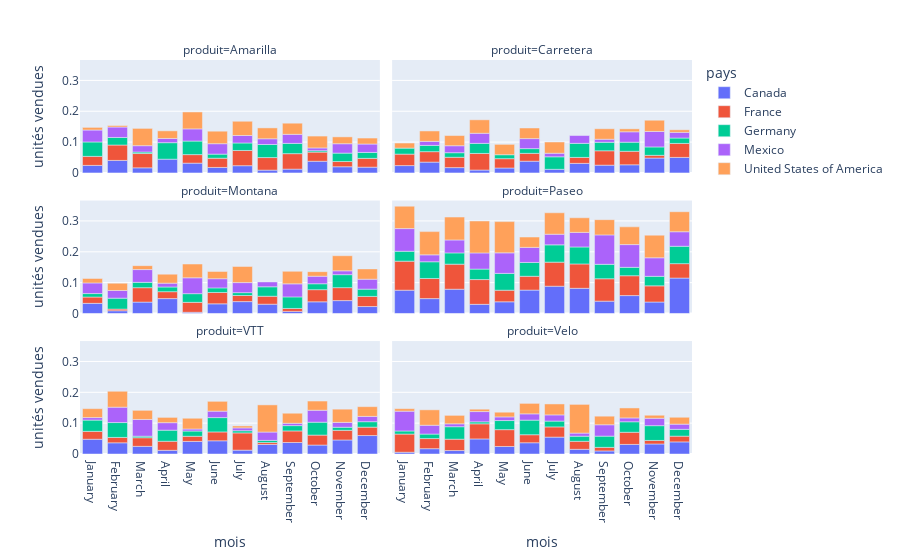

The cell this chart's notebook holds for it:
### Code cell
df_produit_pourcentage_graph = px.bar(df_produit_pourcentage, x='mois', y='unités vendues', color='pays',orientation='v',facet_col="produit",facet_col_wrap = 2,
                         category_orders={"mois": ["January", "February", "March", "April", "May", "June", "July", "August", "September", "October", "November", "December"]})
df_produit_pourcentage_graph.show()

### Figure 1 — Plotly figure (JSON) as saved in the notebook; plotly's stock layout.template omitted (floating-point values rounded to 4 significant figures)
{"data": [{"alignmentgroup": "True", "hovertemplate": "pays=Canada<br>produit=Amarilla<br>mois=%{x}<br>unités vendues=%{y}<extra></extra>", "legendgroup": "Canada", "marker": {"color": "#636efa", "pattern": {"shape": ""}}, "name": "Canada", "offsetgroup": "Canada", "orientation": "v", "showlegend": true, "textposition": "auto", "type": "bar", "x": ["April", "August", "December", "February", "January", "July", "June", "March", "May", "November", "October", "September"], "xaxis": "x5", "y": [0.04463, 0.009093, 0.01872, 0.04064, 0.02446, 0.02351, 0.01784, 0.01662, 0.03177, 0.02009, 0.03795, 0.01234], "yaxis": "y5"}, {"alignmentgroup": "True", "hovertemplate": "pays=Canada<br>produit=Carretera<br>mois=%{x}<br>unités vendues=%{y}<extra></extra>", "legendgroup": "Canada", "marker": {"color": "#636efa", "pattern": {"shape": ""}}, "name": "Canada", "offsetgroup": "Canada", "orientation": "v", "showlegend": false, "textposition": "auto", "type": "bar", "x": ["April", "August", "December", "February", "January", "July", "June", "March", "May", "November", "October", "September"], "xaxis": "x6", "y": [0.009412, 0.03104, 0.05034, 0.03514, 0.02386, 0.01181, 0.03812, 0.01728, 0.01605, 0.04832, 0.02646, 0.02523], "yaxis": "y6"}, {"alignmentgroup": "True", "hovertemplate": "pays=Canada<br>produit=Montana<br>mois=%{x}<br>unités vendues=%{y}<extra></extra>", "legendgroup": "Canada", "marker": {"color": "#636efa", "pattern": {"shape": ""}}, "name": "Canada", "offsetgroup": "Canada", "orientation": "v", "showlegend": false, "textposition": "auto", "type": "bar", "x": ["April", "August", "December", "February", "January", "July", "June", "March", "May", "November", "October", "September"], "xaxis": "x3", "y": [0.0482, 0.03015, 0.02247, 0.008854, 0.03284, 0.03844, 0.03123, 0.03682, 0.003863, 0.04171, 0.03776, 0.006774], "yaxis": "y3"}, {"alignmentgroup": "True", "hovertemplate": "pays=Canada<br>produit=Paseo<br>mois=%{x}<br>unités vendues=%{y}<extra></extra>", "legendgroup": "Canada", "marker": {"color": "#636efa", "pattern": {"shape": ""}}, "name": "Canada", "offsetgroup": "Canada", "orientation": "v", "showlegend": false, "textposition": "auto", "type": "bar", "x": ["April", "August", "December", "February", "January", "July", "June", "March", "May", "November", "October", "September"], "xaxis": "x4", "y": [0.02962, 0.08159, 0.1148, 0.04817, 0.07554, 0.0884, 0.07577, 0.07866, 0.03784, 0.03712, 0.058, 0.04001], "yaxis": "y4"}, {"alignmentgroup": "True", "hovertemplate": "pays=Canada<br>produit=VTT<br>mois=%{x}<br>unités vendues=%{y}<extra></extra>", "legendgroup": "Canada", "marker": {"color": "#636efa", "pattern": {"shape": ""}}, "name": "Canada", "offsetgroup": "Canada", "orientation": "v", "showlegend": false, "textposition": "auto", "type": "bar", "x": ["April", "August", "December", "February", "January", "July", "June", "March", "May", "November", "October", "September"], "xaxis": "x", "y": [0.01196, 0.03087, 0.05988, 0.03631, 0.04783, 0.01248, 0.04285, 0.02482, 0.04074, 0.04544, 0.02902, 0.03726], "yaxis": "y"}, {"alignmentgroup": "True", "hovertemplate": "pays=Canada<br>produit=Velo<br>mois=%{x}<br>unités vendues=%{y}<extra></extra>", "legendgroup": "Canada", "marker": {"color": "#636efa", "pattern": {"shape": ""}}, "name": "Canada", "offsetgroup": "Canada", "orientation": "v", "showlegend": false, "textposition": "auto", "type": "bar", "x": ["April", "August", "December", "February", "January", "July", "June", "March", "May", "November", "October", "September"], "xaxis": "x2", "y": [0.04881, 0.0152, 0.03921, 0.01727, 0.005661, 0.0547, 0.03647, 0.01119, 0.02438, 0.03249, 0.03108, 0.009899], "yaxis": "y2"}, {"alignmentgroup": "True", "hovertemplate": "pays=France<br>produit=Amarilla<br>mois=%{x}<br>unités vendues=%{y}<extra></extra>", "legendgroup": "France", "marker": {"color": "#EF553B", "pattern": {"shape": ""}}, "name": "France", "offsetgroup": "France", "orientation": "v", "showlegend": true, "textposition": "auto", "type": "bar", "x": ["August", "December", "February", "January", "July", "June", "March", "May", "November", "October", "September"], "xaxis": "x5", "y": [0.04077, 0.02858, 0.0499, 0.0293, 0.04934, 0.0299, 0.04633, 0.02768, 0.01691, 0.02962, 0.05021], "yaxis": "y5"}, {"alignmentgroup": "True", "hovertemplate": "pays=France<br>produit=Carretera<br>mois=%{x}<br>unités vendues=%{y}<extra></extra>", "legendgroup": "France", "marker": {"color": "#EF553B", "pattern": {"shape": ""}}, "name": "France", "offsetgroup": "France", "orientation": "v", "showlegend": false, "textposition": "auto", "type": "bar", "x": ["April", "August", "December", "February", "January", "June", "March", "May", "November", "October", "September"], "xaxis": "x6", "y": [0.05379, 0.01934, 0.04536, 0.03384, 0.03717, 0.02542, 0.03351, 0.03019, 0.008805, 0.04382, 0.04663], "yaxis": "y6"}, {"alignmentgroup": "True", "hovertemplate": "pays=France<br>produit=Montana<br>mois=%{x}<br>unités vendues=%{y}<extra></extra>", "legendgroup": "France", "marker": {"color": "#EF553B", "pattern": {"shape": ""}}, "name": "France", "offsetgroup": "France", "orientation": "v", "showlegend": false, "textposition": "auto", "type": "bar", "x": ["April", "August", "December", "February", "January", "July", "June", "March", "May", "November", "October", "September"], "xaxis": "x3", "y": [0.02248, 0.02573, 0.03282, 0.005316, 0.02041, 0.01983, 0.03679, 0.04682, 0.03218, 0.04208, 0.03941, 0.009497], "yaxis": "y3"}, {"alignmentgroup": "True", "hovertemplate": "pays=France<br>produit=Paseo<br>mois=%{x}<br>unités vendues=%{y}<extra></extra>", "legendgroup": "France", "marker": {"color": "#EF553B", "pattern": {"shape": ""}}, "name": "France", "offsetgroup": "France", "orientation": "v", "showlegend": false, "textposition": "auto", "type": "bar", "x": ["April", "August", "December", "February", "January", "July", "June", "March", "May", "November", "October", "September"], "xaxis": "x4", "y": [0.08028, 0.07902, 0.04681, 0.0653, 0.09404, 0.07806, 0.04484, 0.08122, 0.03763, 0.05243, 0.06439, 0.07254], "yaxis": "y4"}, {"alignmentgroup": "True", "hovertemplate": "pays=France<br>produit=VTT<br>mois=%{x}<br>unités vendues=%{y}<extra></extra>", "legendgroup": "France", "marker": {"color": "#EF553B", "pattern": {"shape": ""}}, "name": "France", "offsetgroup": "France", "orientation": "v", "showlegend": false, "textposition": "auto", "type": "bar", "x": ["April", "August", "December", "February", "January", "July", "June", "March", "May", "November", "October", "September"], "xaxis": "x", "y": [0.02932, 0.006276, 0.02717, 0.0174, 0.02556, 0.05587, 0.0287, 0.02791, 0.01673, 0.03134, 0.03227, 0.03755], "yaxis": "y"}, {"alignmentgroup": "True", "hovertemplate": "pays=France<br>produit=Velo<br>mois=%{x}<br>unités vendues=%{y}<extra></extra>", "legendgroup": "France", "marker": {"color": "#EF553B", "pattern": {"shape": ""}}, "name": "France", "offsetgroup": "France", "orientation": "v", "showlegend": false, "textposition": "auto", "type": "bar", "x": ["April", "August", "December", "February", "January", "July", "June", "March", "May", "November", "October", "September"], "xaxis": "x2", "y": [0.04898, 0.02601, 0.01864, 0.03273, 0.05893, 0.03314, 0.026, 0.03682, 0.05459, 0.01148, 0.03937, 0.01157], "yaxis": "y2"}, {"alignmentgroup": "True", "hovertemplate": "pays=Germany<br>produit=Amarilla<br>mois=%{x}<br>unités vendues=%{y}<extra></extra>", "legendgroup": "Germany", "marker": {"color": "#00cc96", "pattern": {"shape": ""}}, "name": "Germany", "offsetgroup": "Germany", "orientation": "v", "showlegend": true, "textposition": "auto", "type": "bar", "x": ["April", "August", "December", "February", "January", "July", "June", "March", "May", "November", "October", "September"], "xaxis": "x5", "y": [0.05349, 0.0424, 0.01916, 0.02449, 0.04666, 0.02431, 0.01322, 0.004848, 0.04396, 0.02731, 0.004475, 0.03329], "yaxis": "y5"}, {"alignmentgroup": "True", "hovertemplate": "pays=Germany<br>produit=Carretera<br>mois=%{x}<br>unités vendues=%{y}<extra></extra>", "legendgroup": "Germany", "marker": {"color": "#00cc96", "pattern": {"shape": ""}}, "name": "Germany", "offsetgroup": "Germany", "orientation": "v", "showlegend": false, "textposition": "auto", "type": "bar", "x": ["April", "August", "December", "February", "January", "July", "June", "March", "May", "November", "October", "September"], "xaxis": "x6", "y": [0.03271, 0.04558, 0.01752, 0.02025, 0.01947, 0.04053, 0.01527, 0.01483, 0.01281, 0.02719, 0.02945, 0.02758], "yaxis": "y6"}, {"alignmentgroup": "True", "hovertemplate": "pays=Germany<br>produit=Montana<br>mois=%{x}<br>unités vendues=%{y}<extra></extra>", "legendgroup": "Germany", "marker": {"color": "#00cc96", "pattern": {"shape": ""}}, "name": "Germany", "offsetgroup": "Germany", "orientation": "v", "showlegend": false, "textposition": "auto", "type": "bar", "x": ["April", "August", "December", "February", "January", "July", "June", "March", "May", "November", "October", "September"], "xaxis": "x3", "y": [0.0152, 0.03062, 0.02362, 0.03553, 0.01129, 0.009301, 0.01496, 0.01724, 0.0282, 0.04208, 0.01916, 0.03747], "yaxis": "y3"}, {"alignmentgroup": "True", "hovertemplate": "pays=Germany<br>produit=Paseo<br>mois=%{x}<br>unités vendues=%{y}<extra></extra>", "legendgroup": "Germany", "marker": {"color": "#00cc96", "pattern": {"shape": ""}}, "name": "Germany", "offsetgroup": "Germany", "orientation": "v", "showlegend": false, "textposition": "auto", "type": "bar", "x": ["April", "August", "December", "February", "January", "July", "June", "March", "May", "November", "October", "September"], "xaxis": "x4", "y": [0.03389, 0.05504, 0.05631, 0.05418, 0.03212, 0.05595, 0.04483, 0.03656, 0.05453, 0.03084, 0.02712, 0.04681], "yaxis": "y4"}, {"alignmentgroup": "True", "hovertemplate": "pays=Germany<br>produit=VTT<br>mois=%{x}<br>unités vendues=%{y}<extra></extra>", "legendgroup": "Germany", "marker": {"color": "#00cc96", "pattern": {"shape": ""}}, "name": "Germany", "offsetgroup": "Germany", "orientation": "v", "showlegend": false, "textposition": "auto", "type": "bar", "x": ["April", "August", "December", "February", "January", "July", "June", "March", "May", "November", "October", "September"], "xaxis": "x", "y": [0.03598, 0.006952, 0.0177, 0.04824, 0.03654, 0.007095, 0.04643, 0.004923, 0.017, 0.009919, 0.04183, 0.01721], "yaxis": "y"}, {"alignmentgroup": "True", "hovertemplate": "pays=Germany<br>produit=Velo<br>mois=%{x}<br>unités vendues=%{y}<extra></extra>", "legendgroup": "Germany", "marker": {"color": "#00cc96", "pattern": {"shape": ""}}, "name": "Germany", "offsetgroup": "Germany", "orientation": "v", "showlegend": false, "textposition": "auto", "type": "bar", "x": ["April", "August", "December", "February", "January", "July", "June", "March", "May", "November", "October", "September"], "xaxis": "x2", "y": [0.006465, 0.01649, 0.02211, 0.01464, 0.01004, 0.01885, 0.04733, 0.04045, 0.02955, 0.04789, 0.03403, 0.03644], "yaxis": "y2"}, {"alignmentgroup": "True", "hovertemplate": "pays=Mexico<br>produit=Amarilla<br>mois=%{x}<br>unités vendues=%{y}<extra></extra>", "legendgroup": "Mexico", "marker": {"color": "#ab63fa", "pattern": {"shape": ""}}, "name": "Mexico", "offsetgroup": "Mexico", "orientation": "v", "showlegend": true, "textposition": "auto", "type": "bar", "x": ["April", "August", "December", "February", "January", "July", "June", "March", "May", "November", "October", "September"], "xaxis": "x5", "y": [0.01361, 0.0185, 0.02728, 0.03384, 0.03876, 0.02427, 0.03386, 0.02061, 0.03938, 0.03044, 0.009063, 0.02931], "yaxis": "y5"}, {"alignmentgroup": "True", "hovertemplate": "pays=Mexico<br>produit=Carretera<br>mois=%{x}<br>unités vendues=%{y}<extra></extra>", "legendgroup": "Mexico", "marker": {"color": "#ab63fa", "pattern": {"shape": ""}}, "name": "Mexico", "offsetgroup": "Mexico", "orientation": "v", "showlegend": false, "textposition": "auto", "type": "bar", "x": ["April", "August", "December", "February", "July", "June", "March", "November", "October", "September"], "xaxis": "x6", "y": [0.03269, 0.02537, 0.0184, 0.01319, 0.01155, 0.03249, 0.02265, 0.05015, 0.03368, 0.009811], "yaxis": "y6"}, {"alignmentgroup": "True", "hovertemplate": "pays=Mexico<br>produit=Montana<br>mois=%{x}<br>unités vendues=%{y}<extra></extra>", "legendgroup": "Mexico", "marker": {"color": "#ab63fa", "pattern": {"shape": ""}}, "name": "Mexico", "offsetgroup": "Mexico", "orientation": "v", "showlegend": false, "textposition": "auto", "type": "bar", "x": ["April", "August", "December", "February", "January", "July", "June", "March", "May", "November", "October", "September"], "xaxis": "x3", "y": [0.01242, 0.01578, 0.0322, 0.02482, 0.0345, 0.03252, 0.02976, 0.04145, 0.0514, 0.0124, 0.02443, 0.04225], "yaxis": "y3"}, {"alignmentgroup": "True", "hovertemplate": "pays=Mexico<br>produit=Paseo<br>mois=%{x}<br>unités vendues=%{y}<extra></extra>", "legendgroup": "Mexico", "marker": {"color": "#ab63fa", "pattern": {"shape": ""}}, "name": "Mexico", "offsetgroup": "Mexico", "orientation": "v", "showlegend": false, "textposition": "auto", "type": "bar", "x": ["April", "August", "December", "February", "January", "July", "June", "March", "May", "November", "October", "September"], "xaxis": "x4", "y": [0.05251, 0.04723, 0.04707, 0.02239, 0.07344, 0.03452, 0.04885, 0.04186, 0.06649, 0.06014, 0.07377, 0.09541], "yaxis": "y4"}, {"alignmentgroup": "True", "hovertemplate": "pays=Mexico<br>produit=VTT<br>mois=%{x}<br>unités vendues=%{y}<extra></extra>", "legendgroup": "Mexico", "marker": {"color": "#ab63fa", "pattern": {"shape": ""}}, "name": "Mexico", "offsetgroup": "Mexico", "orientation": "v", "showlegend": false, "textposition": "auto", "type": "bar", "x": ["April", "August", "December", "February", "January", "July", "June", "March", "May", "November", "October", "September"], "xaxis": "x", "y": [0.02429, 0.02705, 0.01714, 0.04984, 0.008167, 0.009243, 0.02091, 0.05434, 0.006587, 0.01576, 0.03874, 0.007542], "yaxis": "y"}, {"alignmentgroup": "True", "hovertemplate": "pays=Mexico<br>produit=Velo<br>mois=%{x}<br>unités vendues=%{y}<extra></extra>", "legendgroup": "Mexico", "marker": {"color": "#ab63fa", "pattern": {"shape": ""}}, "name": "Mexico", "offsetgroup": "Mexico", "orientation": "v", "showlegend": false, "textposition": "auto", "type": "bar", "x": ["April", "August", "December", "February", "January", "July", "June", "March", "May", "November", "October", "September"], "xaxis": "x2", "y": [0.03331, 0.01003, 0.0168, 0.02858, 0.06418, 0.02012, 0.02035, 0.00936, 0.01172, 0.02395, 0.01247, 0.03684], "yaxis": "y2"}, {"alignmentgroup": "True", "hovertemplate": "pays=United States of America<br>produit=Amarilla<br>mois=%{x}<br>unités vendues=%{y}<extra></extra>", "legendgroup": "United States of America", "marker": {"color": "#FFA15A", "pattern": {"shape": ""}}, "name": "United States of America", "offsetgroup": "United States of America", "orientation": "v", "showlegend": true, "textposition": "auto", "type": "bar", "x": ["April", "August", "December", "February", "January", "July", "June", "March", "May", "November", "October", "September"], "xaxis": "x5", "y": [0.02476, 0.03527, 0.01942, 0.004899, 0.008535, 0.04614, 0.04055, 0.05603, 0.05493, 0.02221, 0.03846, 0.03616], "yaxis": "y5"}, {"alignmentgroup": "True", "hovertemplate": "pays=United States of America<br>produit=Carretera<br>mois=%{x}<br>unités vendues=%{y}<extra></extra>", "legendgroup": "United States of America", "marker": {"color": "#FFA15A", "pattern": {"shape": ""}}, "name": "United States of America", "offsetgroup": "United States of America", "orientation": "v", "showlegend": false, "textposition": "auto", "type": "bar", "x": ["April", "December", "February", "January", "July", "June", "March", "May", "November", "October", "September"], "xaxis": "x6", "y": [0.04368, 0.008247, 0.03371, 0.01647, 0.03647, 0.03444, 0.03297, 0.03367, 0.03648, 0.009575, 0.03399], "yaxis": "y6"}, {"alignmentgroup": "True", "hovertemplate": "pays=United States of America<br>produit=Montana<br>mois=%{x}<br>unités vendues=%{y}<extra></extra>", "legendgroup": "United States of America", "marker": {"color": "#FFA15A", "pattern": {"shape": ""}}, "name": "United States of America", "offsetgroup": "United States of America", "orientation": "v", "showlegend": false, "textposition": "auto", "type": "bar", "x": ["April", "December", "February", "January", "July", "June", "March", "May", "November", "October", "September"], "xaxis": "x3", "y": [0.02917, 0.03334, 0.02355, 0.01448, 0.0523, 0.02347, 0.01267, 0.04468, 0.04893, 0.01485, 0.04064], "yaxis": "y3"}, {"alignmentgroup": "True", "hovertemplate": "pays=United States of America<br>produit=Paseo<br>mois=%{x}<br>unités vendues=%{y}<extra></extra>", "legendgroup": "United States of America", "marker": {"color": "#FFA15A", "pattern": {"shape": ""}}, "name": "United States of America", "offsetgroup": "United States of America", "orientation": "v", "showlegend": false, "textposition": "auto", "type": "bar", "x": ["April", "August", "December", "February", "January", "July", "June", "March", "May", "November", "October", "September"], "xaxis": "x4", "y": [0.1035, 0.04738, 0.06496, 0.07539, 0.07273, 0.0695, 0.03351, 0.07422, 0.1013, 0.07335, 0.05755, 0.04928], "yaxis": "y4"}, {"alignmentgroup": "True", "hovertemplate": "pays=United States of America<br>produit=VTT<br>mois=%{x}<br>unités vendues=%{y}<extra></extra>", "legendgroup": "United States of America", "marker": {"color": "#FFA15A", "pattern": {"shape": ""}}, "name": "United States of America", "offsetgroup": "United States of America", "orientation": "v", "showlegend": false, "textposition": "auto", "type": "bar", "x": ["April", "August", "December", "February", "January", "July", "June", "March", "May", "November", "October", "September"], "xaxis": "x", "y": [0.01713, 0.0881, 0.03159, 0.0516, 0.02883, 0.006294, 0.03189, 0.02956, 0.03488, 0.04289, 0.02985, 0.03259], "yaxis": "y"}, {"alignmentgroup": "True", "hovertemplate": "pays=United States of America<br>produit=Velo<br>mois=%{x}<br>unités vendues=%{y}<extra></extra>", "legendgroup": "United States of America", "marker": {"color": "#FFA15A", "pattern": {"shape": ""}}, "name": "United States of America", "offsetgroup": "United States of America", "orientation": "v", "showlegend": false, "textposition": "auto", "type": "bar", "x": ["April", "August", "December", "February", "January", "July", "June", "March", "May", "November", "October", "September"], "xaxis": "x2", "y": [0.007682, 0.09312, 0.02234, 0.04999, 0.008182, 0.03547, 0.03397, 0.02742, 0.01526, 0.009829, 0.03236, 0.02786], "yaxis": "y2"}], "layout": {"annotations": [{"font": {}, "showarrow": false, "text": "produit=VTT", "x": 0.245, "xanchor": "center", "xref": "paper", "y": 0.2867, "yanchor": "bottom", "yref": "paper"}, {"font": {}, "showarrow": false, "text": "produit=Velo", "x": 0.755, "xanchor": "center", "xref": "paper", "y": 0.2867, "yanchor": "bottom", "yref": "paper"}, {"font": {}, "showarrow": false, "text": "produit=Montana", "x": 0.245, "xanchor": "center", "xref": "paper", "y": 0.6433, "yanchor": "bottom", "yref": "paper"}, {"font": {}, "showarrow": false, "text": "produit=Paseo", "x": 0.755, "xanchor": "center", "xref": "paper", "y": 0.6433, "yanchor": "bottom", "yref": "paper"}, {"font": {}, "showarrow": false, "text": "produit=Amarilla", "x": 0.245, "xanchor": "center", "xref": "paper", "y": 1.0, "yanchor": "bottom", "yref": "paper"}, {"font": {}, "showarrow": false, "text": "produit=Carretera", "x": 0.755, "xanchor": "center", "xref": "paper", "y": 1.0, "yanchor": "bottom", "yref": "paper"}], "barmode": "relative", "legend": {"title": {"text": "pays"}, "tracegroupgap": 0}, "margin": {"t": 60}, "xaxis": {"anchor": "y", "categoryarray": ["January", "February", "March", "April", "May", "June", "July", "August", "September", "October", "November", "December"], "categoryorder": "array", "domain": [0, 0.49], "title": {"text": "mois"}}, "xaxis2": {"anchor": "y2", "categoryarray": ["January", "February", "March", "April", "May", "June", "July", "August", "September", "October", "November", "December"], "categoryorder": "array", "domain": [0.51, 1], "matches": "x", "title": {"text": "mois"}}, "xaxis3": {"anchor": "y3", "domain": [0, 0.49], "matches": "x", "showticklabels": false}, "xaxis4": {"anchor": "y4", "domain": [0.51, 1], "matches": "x", "showticklabels": false}, "xaxis5": {"anchor": "y5", "domain": [0, 0.49], "matches": "x", "showticklabels": false}, "xaxis6": {"anchor": "y6", "domain": [0.51, 1], "matches": "x", "showticklabels": false}, "yaxis": {"anchor": "x", "domain": [0, 0.2867], "title": {"text": "unités vendues"}}, "yaxis2": {"anchor": "x2", "domain": [0, 0.2867], "matches": "y", "showticklabels": false}, "yaxis3": {"anchor": "x3", "domain": [0.3567, 0.6433], "matches": "y", "title": {"text": "unités vendues"}}, "yaxis4": {"anchor": "x4", "domain": [0.3567, 0.6433], "matches": "y", "showticklabels": false}, "yaxis5": {"anchor": "x5", "domain": [0.7133, 1.0], "matches": "y", "title": {"text": "unités vendues"}}, "yaxis6": {"anchor": "x6", "domain": [0.7133, 1.0], "matches": "y", "showticklabels": false}}}
